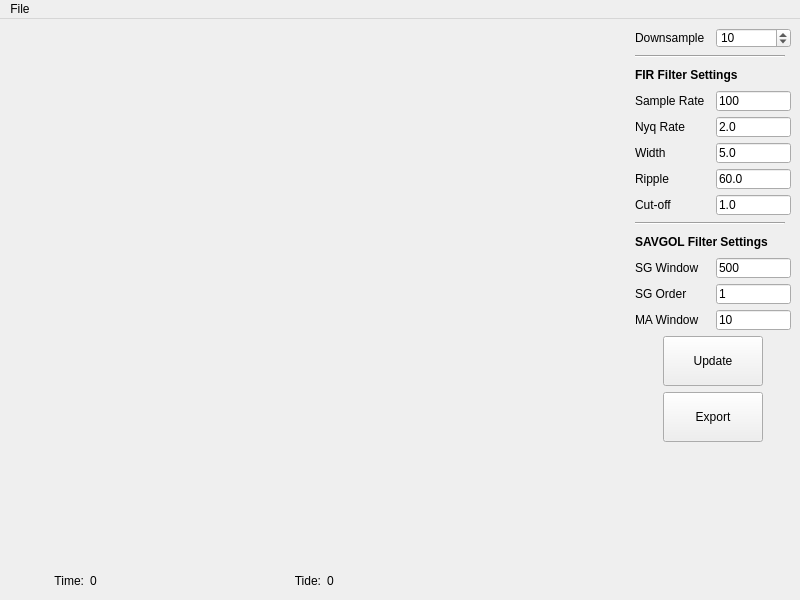
<?xml version="1.0" encoding="UTF-8"?>
<ui version="4.0">
 <class>MainWindow</class>
 <widget class="QMainWindow" name="MainWindow">
  <property name="geometry">
   <rect>
    <x>0</x>
    <y>0</y>
    <width>800</width>
    <height>600</height>
   </rect>
  </property>
  <property name="windowTitle">
   <string>Tide Filter</string>
  </property>
  <widget class="QWidget" name="centralwidget">
   <layout class="QVBoxLayout" name="verticalLayout_3">
    <item>
     <layout class="QHBoxLayout" name="horizontalLayout_12">
      <item>
       <widget class="PlotWidget" name="tideplot" native="true"/>
      </item>
      <item>
       <layout class="QVBoxLayout" name="verticalLayout_2">
        <item>
         <layout class="QHBoxLayout" name="horizontalLayout_9">
          <item>
           <widget class="QLabel" name="l3">
            <property name="minimumSize">
             <size>
              <width>75</width>
              <height>20</height>
             </size>
            </property>
            <property name="maximumSize">
             <size>
              <width>75</width>
              <height>20</height>
             </size>
            </property>
            <property name="text">
             <string>Downsample</string>
            </property>
           </widget>
          </item>
          <item>
           <widget class="QSpinBox" name="sp_subsample">
            <property name="minimumSize">
             <size>
              <width>75</width>
              <height>20</height>
             </size>
            </property>
            <property name="maximumSize">
             <size>
              <width>75</width>
              <height>20</height>
             </size>
            </property>
            <property name="minimum">
             <number>1</number>
            </property>
            <property name="maximum">
             <number>10000</number>
            </property>
            <property name="value">
             <number>10</number>
            </property>
           </widget>
          </item>
         </layout>
        </item>
        <item>
         <widget class="Line" name="line">
          <property name="minimumSize">
           <size>
            <width>150</width>
            <height>5</height>
           </size>
          </property>
          <property name="maximumSize">
           <size>
            <width>150</width>
            <height>5</height>
           </size>
          </property>
          <property name="orientation">
           <enum>Qt::Orientation::Horizontal</enum>
          </property>
         </widget>
        </item>
        <item>
         <widget class="QLabel" name="l11">
          <property name="minimumSize">
           <size>
            <width>150</width>
            <height>20</height>
           </size>
          </property>
          <property name="maximumSize">
           <size>
            <width>150</width>
            <height>20</height>
           </size>
          </property>
          <property name="font">
           <font>
            <bold>true</bold>
           </font>
          </property>
          <property name="text">
           <string>FIR Filter Settings</string>
          </property>
         </widget>
        </item>
        <item>
         <layout class="QHBoxLayout" name="horizontalLayout_3">
          <item>
           <widget class="QLabel" name="l6">
            <property name="minimumSize">
             <size>
              <width>75</width>
              <height>20</height>
             </size>
            </property>
            <property name="maximumSize">
             <size>
              <width>75</width>
              <height>20</height>
             </size>
            </property>
            <property name="text">
             <string>Sample Rate</string>
            </property>
           </widget>
          </item>
          <item>
           <widget class="QLineEdit" name="le_fir_samplerate">
            <property name="minimumSize">
             <size>
              <width>75</width>
              <height>20</height>
             </size>
            </property>
            <property name="maximumSize">
             <size>
              <width>75</width>
              <height>20</height>
             </size>
            </property>
            <property name="text">
             <string>100</string>
            </property>
           </widget>
          </item>
         </layout>
        </item>
        <item>
         <layout class="QHBoxLayout" name="horizontalLayout_4">
          <item>
           <widget class="QLabel" name="l7">
            <property name="minimumSize">
             <size>
              <width>75</width>
              <height>20</height>
             </size>
            </property>
            <property name="maximumSize">
             <size>
              <width>75</width>
              <height>20</height>
             </size>
            </property>
            <property name="text">
             <string>Nyq Rate</string>
            </property>
           </widget>
          </item>
          <item>
           <widget class="QLineEdit" name="le_fir_nyqrate">
            <property name="minimumSize">
             <size>
              <width>75</width>
              <height>20</height>
             </size>
            </property>
            <property name="maximumSize">
             <size>
              <width>75</width>
              <height>20</height>
             </size>
            </property>
            <property name="text">
             <string>2.0</string>
            </property>
           </widget>
          </item>
         </layout>
        </item>
        <item>
         <layout class="QHBoxLayout" name="horizontalLayout_5">
          <item>
           <widget class="QLabel" name="l8">
            <property name="minimumSize">
             <size>
              <width>75</width>
              <height>20</height>
             </size>
            </property>
            <property name="maximumSize">
             <size>
              <width>75</width>
              <height>20</height>
             </size>
            </property>
            <property name="text">
             <string>Width</string>
            </property>
           </widget>
          </item>
          <item>
           <widget class="QLineEdit" name="le_fir_width">
            <property name="minimumSize">
             <size>
              <width>75</width>
              <height>20</height>
             </size>
            </property>
            <property name="maximumSize">
             <size>
              <width>75</width>
              <height>20</height>
             </size>
            </property>
            <property name="text">
             <string>5.0</string>
            </property>
           </widget>
          </item>
         </layout>
        </item>
        <item>
         <layout class="QHBoxLayout" name="horizontalLayout_10">
          <item>
           <widget class="QLabel" name="l9">
            <property name="minimumSize">
             <size>
              <width>75</width>
              <height>20</height>
             </size>
            </property>
            <property name="maximumSize">
             <size>
              <width>75</width>
              <height>20</height>
             </size>
            </property>
            <property name="text">
             <string>Ripple</string>
            </property>
           </widget>
          </item>
          <item>
           <widget class="QLineEdit" name="le_fir_ripple">
            <property name="minimumSize">
             <size>
              <width>75</width>
              <height>20</height>
             </size>
            </property>
            <property name="maximumSize">
             <size>
              <width>75</width>
              <height>20</height>
             </size>
            </property>
            <property name="text">
             <string>60.0</string>
            </property>
           </widget>
          </item>
         </layout>
        </item>
        <item>
         <layout class="QHBoxLayout" name="horizontalLayout_11">
          <item>
           <widget class="QLabel" name="l10">
            <property name="minimumSize">
             <size>
              <width>75</width>
              <height>20</height>
             </size>
            </property>
            <property name="maximumSize">
             <size>
              <width>75</width>
              <height>20</height>
             </size>
            </property>
            <property name="text">
             <string>Cut-off</string>
            </property>
           </widget>
          </item>
          <item>
           <widget class="QLineEdit" name="le_fir_cutoff">
            <property name="minimumSize">
             <size>
              <width>75</width>
              <height>20</height>
             </size>
            </property>
            <property name="maximumSize">
             <size>
              <width>75</width>
              <height>20</height>
             </size>
            </property>
            <property name="text">
             <string>1.0</string>
            </property>
           </widget>
          </item>
         </layout>
        </item>
        <item>
         <widget class="Line" name="line_2">
          <property name="minimumSize">
           <size>
            <width>150</width>
            <height>5</height>
           </size>
          </property>
          <property name="maximumSize">
           <size>
            <width>150</width>
            <height>5</height>
           </size>
          </property>
          <property name="orientation">
           <enum>Qt::Orientation::Horizontal</enum>
          </property>
         </widget>
        </item>
        <item>
         <widget class="QLabel" name="l12">
          <property name="minimumSize">
           <size>
            <width>150</width>
            <height>20</height>
           </size>
          </property>
          <property name="maximumSize">
           <size>
            <width>150</width>
            <height>20</height>
           </size>
          </property>
          <property name="font">
           <font>
            <bold>true</bold>
           </font>
          </property>
          <property name="text">
           <string>SAVGOL Filter Settings</string>
          </property>
         </widget>
        </item>
        <item>
         <layout class="QHBoxLayout" name="horizontalLayout_6">
          <item>
           <widget class="QLabel" name="l0">
            <property name="minimumSize">
             <size>
              <width>75</width>
              <height>20</height>
             </size>
            </property>
            <property name="maximumSize">
             <size>
              <width>75</width>
              <height>20</height>
             </size>
            </property>
            <property name="text">
             <string>SG Window</string>
            </property>
           </widget>
          </item>
          <item>
           <widget class="QLineEdit" name="le_sg_win">
            <property name="minimumSize">
             <size>
              <width>75</width>
              <height>20</height>
             </size>
            </property>
            <property name="maximumSize">
             <size>
              <width>75</width>
              <height>20</height>
             </size>
            </property>
            <property name="text">
             <string>500</string>
            </property>
           </widget>
          </item>
         </layout>
        </item>
        <item>
         <layout class="QHBoxLayout" name="horizontalLayout_7">
          <item>
           <widget class="QLabel" name="l1">
            <property name="minimumSize">
             <size>
              <width>75</width>
              <height>20</height>
             </size>
            </property>
            <property name="maximumSize">
             <size>
              <width>75</width>
              <height>20</height>
             </size>
            </property>
            <property name="text">
             <string>SG Order</string>
            </property>
           </widget>
          </item>
          <item>
           <widget class="QLineEdit" name="le_sg_ord">
            <property name="minimumSize">
             <size>
              <width>75</width>
              <height>20</height>
             </size>
            </property>
            <property name="maximumSize">
             <size>
              <width>75</width>
              <height>20</height>
             </size>
            </property>
            <property name="text">
             <string>1</string>
            </property>
           </widget>
          </item>
         </layout>
        </item>
        <item>
         <layout class="QHBoxLayout" name="horizontalLayout_8">
          <item>
           <widget class="QLabel" name="l2">
            <property name="minimumSize">
             <size>
              <width>75</width>
              <height>20</height>
             </size>
            </property>
            <property name="maximumSize">
             <size>
              <width>75</width>
              <height>20</height>
             </size>
            </property>
            <property name="text">
             <string>MA Window</string>
            </property>
           </widget>
          </item>
          <item>
           <widget class="QLineEdit" name="le_ma_win">
            <property name="minimumSize">
             <size>
              <width>75</width>
              <height>20</height>
             </size>
            </property>
            <property name="maximumSize">
             <size>
              <width>75</width>
              <height>20</height>
             </size>
            </property>
            <property name="text">
             <string>10</string>
            </property>
           </widget>
          </item>
         </layout>
        </item>
        <item>
         <layout class="QHBoxLayout" name="horizontalLayout_2">
          <item>
           <spacer name="horizontalSpacer_2">
            <property name="orientation">
             <enum>Qt::Orientation::Horizontal</enum>
            </property>
            <property name="sizeType">
             <enum>QSizePolicy::Policy::Minimum</enum>
            </property>
            <property name="sizeHint" stdset="0">
             <size>
              <width>0</width>
              <height>20</height>
             </size>
            </property>
           </spacer>
          </item>
          <item>
           <layout class="QVBoxLayout" name="verticalLayout">
            <item>
             <widget class="QPushButton" name="b_run">
              <property name="minimumSize">
               <size>
                <width>100</width>
                <height>50</height>
               </size>
              </property>
              <property name="maximumSize">
               <size>
                <width>100</width>
                <height>50</height>
               </size>
              </property>
              <property name="text">
               <string>Update</string>
              </property>
             </widget>
            </item>
            <item>
             <widget class="QPushButton" name="b_export">
              <property name="minimumSize">
               <size>
                <width>100</width>
                <height>50</height>
               </size>
              </property>
              <property name="maximumSize">
               <size>
                <width>100</width>
                <height>50</height>
               </size>
              </property>
              <property name="text">
               <string>Export</string>
              </property>
             </widget>
            </item>
           </layout>
          </item>
          <item>
           <spacer name="horizontalSpacer_3">
            <property name="orientation">
             <enum>Qt::Orientation::Horizontal</enum>
            </property>
            <property name="sizeType">
             <enum>QSizePolicy::Policy::Minimum</enum>
            </property>
            <property name="sizeHint" stdset="0">
             <size>
              <width>0</width>
              <height>20</height>
             </size>
            </property>
           </spacer>
          </item>
         </layout>
        </item>
        <item>
         <spacer name="verticalSpacer">
          <property name="orientation">
           <enum>Qt::Orientation::Vertical</enum>
          </property>
          <property name="sizeHint" stdset="0">
           <size>
            <width>20</width>
            <height>40</height>
           </size>
          </property>
         </spacer>
        </item>
       </layout>
      </item>
     </layout>
    </item>
    <item>
     <layout class="QHBoxLayout" name="horizontalLayout">
      <item>
       <widget class="QLabel" name="l4">
        <property name="minimumSize">
         <size>
          <width>75</width>
          <height>20</height>
         </size>
        </property>
        <property name="maximumSize">
         <size>
          <width>75</width>
          <height>20</height>
         </size>
        </property>
        <property name="text">
         <string>Time:</string>
        </property>
        <property name="alignment">
         <set>Qt::AlignmentFlag::AlignRight|Qt::AlignmentFlag::AlignTrailing|Qt::AlignmentFlag::AlignVCenter</set>
        </property>
       </widget>
      </item>
      <item>
       <widget class="QLabel" name="ltime">
        <property name="minimumSize">
         <size>
          <width>150</width>
          <height>20</height>
         </size>
        </property>
        <property name="maximumSize">
         <size>
          <width>150</width>
          <height>20</height>
         </size>
        </property>
        <property name="text">
         <string>0</string>
        </property>
       </widget>
      </item>
      <item>
       <widget class="QLabel" name="l5">
        <property name="minimumSize">
         <size>
          <width>75</width>
          <height>20</height>
         </size>
        </property>
        <property name="maximumSize">
         <size>
          <width>75</width>
          <height>20</height>
         </size>
        </property>
        <property name="text">
         <string>Tide:</string>
        </property>
        <property name="alignment">
         <set>Qt::AlignmentFlag::AlignRight|Qt::AlignmentFlag::AlignTrailing|Qt::AlignmentFlag::AlignVCenter</set>
        </property>
       </widget>
      </item>
      <item>
       <widget class="QLabel" name="ltide">
        <property name="minimumSize">
         <size>
          <width>150</width>
          <height>20</height>
         </size>
        </property>
        <property name="maximumSize">
         <size>
          <width>150</width>
          <height>20</height>
         </size>
        </property>
        <property name="text">
         <string>0</string>
        </property>
       </widget>
      </item>
      <item>
       <spacer name="horizontalSpacer">
        <property name="orientation">
         <enum>Qt::Orientation::Horizontal</enum>
        </property>
        <property name="sizeHint" stdset="0">
         <size>
          <width>40</width>
          <height>20</height>
         </size>
        </property>
       </spacer>
      </item>
     </layout>
    </item>
   </layout>
  </widget>
  <widget class="QMenuBar" name="menubar">
   <property name="geometry">
    <rect>
     <x>0</x>
     <y>0</y>
     <width>800</width>
     <height>33</height>
    </rect>
   </property>
   <widget class="QMenu" name="menuFile">
    <property name="title">
     <string>File</string>
    </property>
    <addaction name="actionLoad"/>
    <addaction name="actionExport"/>
   </widget>
   <addaction name="menuFile"/>
  </widget>
  <action name="actionLoad">
   <property name="text">
    <string>Load</string>
   </property>
  </action>
  <action name="actionExport">
   <property name="text">
    <string>Export</string>
   </property>
  </action>
 </widget>
 <customwidgets>
  <customwidget>
   <class>PlotWidget</class>
   <extends>QWidget</extends>
   <header>pyqtgraph</header>
   <container>1</container>
  </customwidget>
 </customwidgets>
 <resources/>
 <connections/>
</ui>
